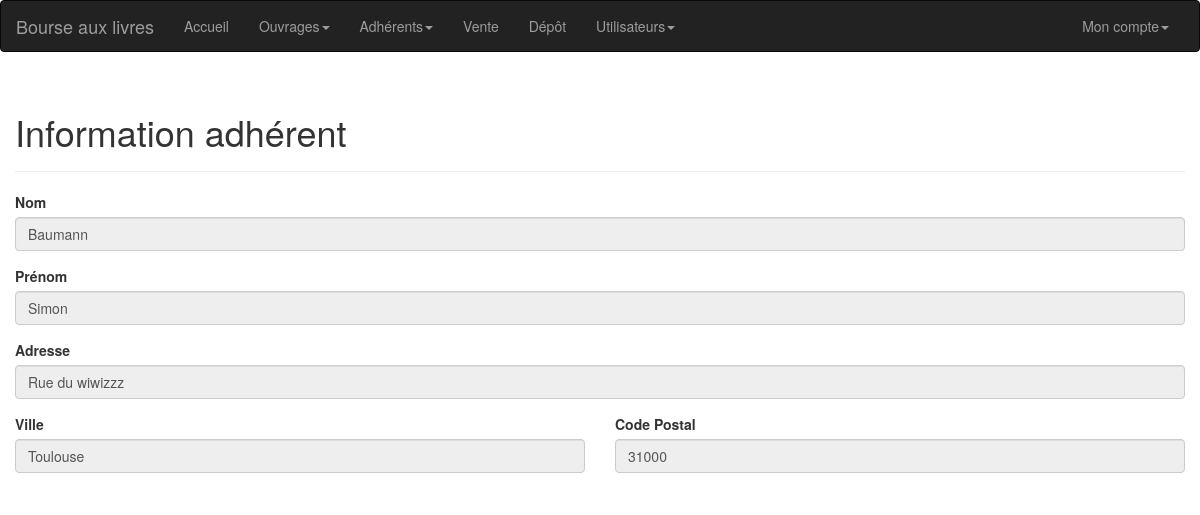
Before: /adherent/2 (signed in) with the older database file.
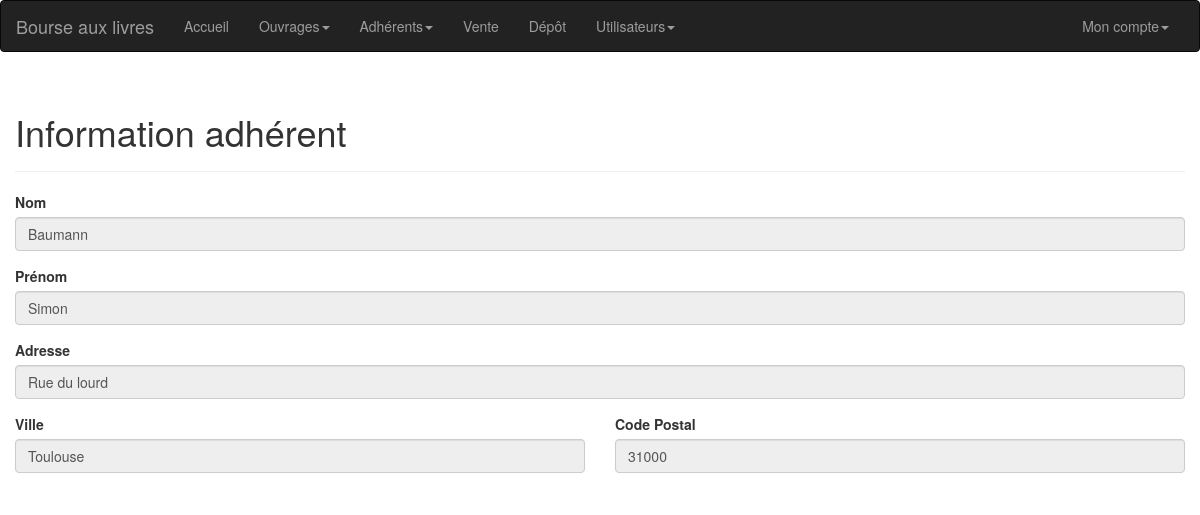
After: the same page with the newer database file.
### tables this page shows
CREATE TABLE `adherent` (
  `id` int(11) NOT NULL,
  `nom` varchar(255) NOT NULL,
  `prenom` varchar(255) NOT NULL,
  `adresse` varchar(255) NOT NULL,
  `ville` varchar(255) NOT NULL,
  `code_postal` varchar(255) NOT NULL,
  `date_cotisation` varchar(255) NOT NULL
);

### controleur/adherent.php (called while the page is built, shortened)
<?php
	require_once('modele/m_adherent.php');
	$m_adherent = new m_adherent($base_de_donnee);
	$nom_page = 'Information adhérent';
	if(!empty($url_param[0])) {
		if(preg_match('#^[0-9]{1,}$#', $url_param[0])) {
			$idAdherent = $url_param[0];
		} else { $idAdherent = -1; }
	} else { $idAdherent = -1; }
	if(isset($idAdherent) && $idAdherent != -1) {
		$adherent = $m_adherent->get_adherent($idAdherent);
	}else {
		$codeRetour = 5;
	}
?>

### modele/m_adherent.php (called while the page is built, shortened)
<?php
    class m_adherent{
		private $base_de_donnee;
		public function __construct($base_de_donnee){
			$this->base_de_donnee = $base_de_donnee;
		}
        public function get_adherent($id){
            $get_adherent = $this->base_de_donnee->prepare('SELECT * FROM adherent WHERE id = ?');
            $get_adherent->bindValue(1, $id, PDO::PARAM_INT);
            $get_adherent->execute();
            $retour = $get_adherent->fetch(PDO::FETCH_OBJ);
            return $retour;
        }
    }
?>

### vue/adherent.php (the view, shortened to what this page needs)
<div class="container">
    <div class="row">
        <div class="page-header">
            <h1><?php echo $nom_page; ?></h1>
        </div>
        <?php
            if(isset($adherent)) {
        ?>
            <form method="POST" action="">
                <div class="form-group">
	                <label for="nom">Nom</label>
	                <input type="text" class="form-control" id="nom" name="nom" value="<?php echo $adherent->nom; ?>" disabled>
	            </div>
	            <div class="form-group">
	                <label for="prenom">Prénom</label>
	                <input type="text" class="form-control" id="prenom" name="prenom" value="<?php echo $adherent->prenom; ?>" disabled>
	            </div>
	            <div class="form-group">
	                <label for="adresse">Adresse</label>
	                <input type="text" class="form-control" id="adresse" name="adresse" value="<?php echo $adherent->adresse; ?>"  disabled>
	            </div>
	            <div class="row">
	                <div class="form-group col-xs-6">
	                    <label for="ville">Ville</label>
	                    <input type="text" class="form-control" id="ville" name="ville" value="<?php echo $adherent->ville; ?>"  disabled>
	                </div>
	                <div class="form-group col-xs-6">
	                    <label for="codePostal">Code Postal</label>
	                    <input type="text" class="form-control" id="codePostal" name="codePostal" value="<?php echo $adherent->code_postal; ?>"  disabled>
	                </div>
	            </div>
            </form>
        <?php
            }
        ?>
    </div>
</div>

Changed rows visible on the page:
changed adherent "Baumann": adresse "Rue du wiwizzz" → "Rue du lourd"
